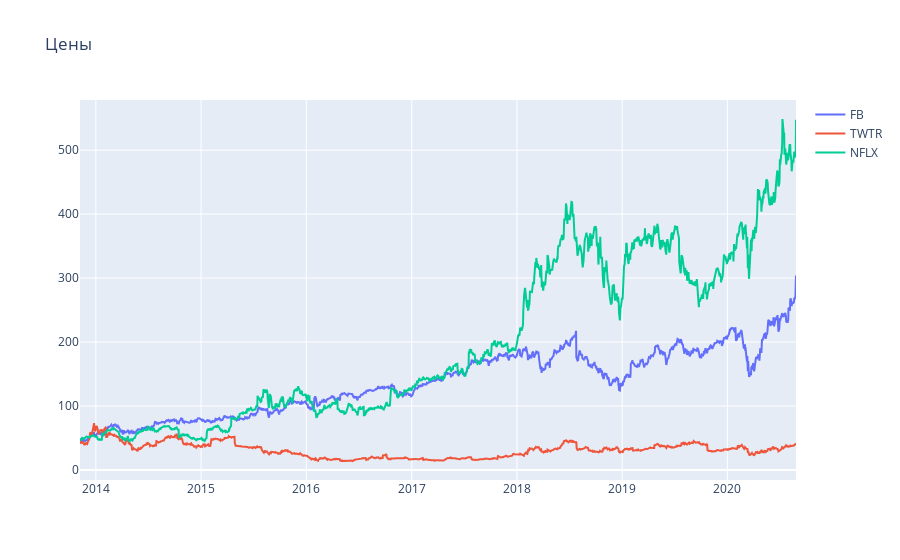

Notebook code cell kept with this figure:
### Code cell
# Функция для построения интерактивного графика
def interactive_plot(stocks_df, title, columns):
    fig = px.line(title=title)
    for i in columns:
        fig.add_scatter(x = stocks_df["Date"], y = stocks_df[i], name = i)
    fig.show()
    
# Построение интерактивной диаграммы 
interactive_plot(stocks_df, "Цены", stocks_df.columns[1:])

### Figure 1 — Plotly figure (JSON) as saved in the notebook; plotly's stock layout.template omitted (floating-point values rounded to 4 significant figures; data arrays with more than 128 entries replaced by an {"elided": "..."} marker saying what was removed)
{"data": [{"name": "FB", "type": "scatter", "x": {"elided": "1712 str values"}, "y": {"elided": "1712 float values"}}, {"name": "TWTR", "type": "scatter", "x": {"elided": "1712 str values"}, "y": {"elided": "1712 float values"}}, {"name": "NFLX", "type": "scatter", "x": {"elided": "1712 str values"}, "y": {"elided": "1712 float values"}}], "layout": {"legend": {"tracegroupgap": 0}, "title": {"text": "Цены"}, "xaxis": {"anchor": "y", "domain": [0, 1]}, "yaxis": {"anchor": "x", "domain": [0, 1]}}}
